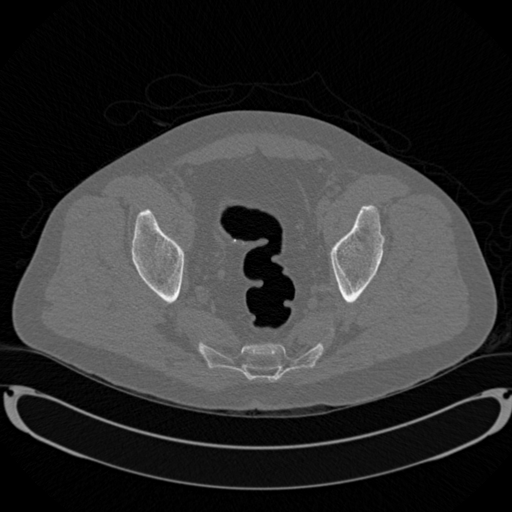
#> input picture opencv_demo/image.png, 512 x 512 px
$ python opencv_example.py image.png   (Python 2 division)   (older library calls are emulated)
#> lines starting #> are read from the running program, lines starting #| are printed output that depends on the picture
### FastDRaW.py
import numpy as np
from scipy.ndimage import distance_transform_edt
from scipy.sparse import csr_matrix, coo_matrix
from scipy.sparse.linalg import cg as cg_solver

from skimage.transform import resize
from skimage.measure import label as find_label
from skimage.morphology import binary_dilation, disk
from skimage.segmentation import random_walker
from skimage.color import rgb2grey
from skimage import img_as_float

from warnings import warn

class FastDRaW():
    """A fast segmentation algorithm based on the random walker algorithm.

    FastDRaW implemented for 2D images as described in [1].
    The algorithm performs in a two-step segmetnation. In the first step, a
    random walker segmentation is performed on a small (down-sampled)
    version of the image to obtain a coarse segmentation contour. In the
    second step, the result is refined by applying a second random walker
    segmentation over a narrow strip around the coarse contour.

    Parameters
    ----------
    image : array_like
        Image to be segmented. If `image` is multi-channel it will
        be converted to gray-level image before segmentation.
    beta : float
        Penalization coefficient for the random walker motion
        (the greater `beta`, the more difficult the diffusion).
    downsampled_size : int, default 100
        The size of the down-sampled image. Should be smaller than the
        size of the original image. Recommended values between 100 and 200.
    tol : float
        tolerance to achieve when solving the linear system, in
        cg' and 'cg_mg' modes.
    return_full_prob : bool, default False
        If True, the probability that a pixel belongs to each of the labels
        will be returned, instead of boolean array.

    See also
    --------
    skimage.segmentation.random_walker: random walker segmentation
        The original random walker algorithm.

    References
    ----------
    [1] H.-E. Gueziri, L. Lakhdar, M. J. McGuffin and C. Laporte,
    "FastDRaW - Fast Delineation by Random Walker: application to large
    images", MICCAI Workshop on Interactive Medical Image Computing (IMIC),
    Athens, Greece, (2016).

    Examples
    --------
    >>> from skimage.data import coins
    >>> import matplotlib.pyplot as plt
    >>> image = coins()
    >>> labels = np.zeros_like(image)
    >>> labels[[129, 199], [155, 155]] = 1 # label some pixels as foreground
    >>> labels[[162, 224], [131, 184]] = 2 # label some pixels as background
    >>> fastdraw = FastDRaW(image, beta=100, downsampled_size=100)
    >>> segm = fastdraw.update(labels)
    >>> plt.imshow(image,'gray')
    >>> plt.imshow(segm, alpha=0.7)
    """

    def __init__(self, image, beta=300, downsampled_size=100,
                 tol=1.e-3, return_full_prob=False):

        assert (beta > 0), 'beta should be positive.'
        self.beta = beta
        self.return_full_prob = return_full_prob
        self.image = rgb2grey(image)
        ## It is important to normalize the data between [0,1] so that beta
        ## makes sens
        self.image = img_as_float(self.image)

        if downsampled_size > min(self.image.shape):
            warn('The size of the downsampled image if larger than the '
                 'original image. The computation time could be affected.')

        ## Compute the graph's Laplacian for both the full resolution `L`
        ## and the down-sampled `ds_L` images
        self.L = self._buildGraph(self.image)
        ratio = float(self.image.shape[0])/self.image.shape[1]
        self.dim = (int(downsampled_size*ratio), downsampled_size)
        self.ds_image = resize(self.image, self.dim, order=0,
                                 preserve_range=True)
        self.ds_L = self._buildGraph(self.ds_image)

        ## Initialize the ROI to zero
        self.ds_maskROI = np.zeros_like(self.ds_image, dtype=np.bool)
        ## `full_to_ds_ratio` is used to convert labels from full resolution
        ## image to down-sampled image
        self.full_to_ds_ratio = (float(self.dim[0])/self.image.shape[0],
                                 float(self.dim[1])/self.image.shape[1])

    def _buildGraph(self, image):
        """Builds the graph: vertices, edges and weights from the `image`
        and returns the graph's Laplacian `L`.
        """
        # Building the graph: vertices, edges and weights
        nsize = reduce(lambda x, y : x*y, image.shape,1)
        vertices = np.arange(nsize).reshape(image.shape)
        edges_right = np.vstack((vertices[:, :-1].ravel(),
                                 vertices[:, 1:].ravel()))
        edges_down = np.vstack((vertices[:-1].ravel(),
                                vertices[1:].ravel()))
        edges = np.hstack((edges_right, edges_down))

        gr_right = np.abs(image[:, :-1] - image[:, 1:]).ravel()
        gr_down = np.abs(image[:-1] - image[1:]).ravel()
        weights = np.exp(-self.beta * np.r_[gr_right, gr_down]**2)+1e-6

        # Compute the graph's Laplacian L
        pixel_nb = edges.max() + 1
        diag = np.arange(pixel_nb)
        i_indices = np.hstack((edges[0], edges[1]))
        j_indices = np.hstack((edges[1], edges[0]))
        data = np.hstack((-weights, -weights))
        lap = coo_matrix((data, (i_indices, j_indices)),
                                shape=(pixel_nb, pixel_nb))
        connect = - np.ravel(lap.sum(axis=1))
        lap = coo_matrix((np.hstack((data, connect)),
                         (np.hstack((i_indices, diag)),
                         np.hstack((j_indices, diag)))),
                         shape=(pixel_nb, pixel_nb))
        L = lap.tocsr()

        return L

    # [202 lines left out: functions _check_parameters, _compute_relevance_map, _coarse_random_walker, _refinement_random_walker, update, not called in this run]


### opencv_demo/opencv_example.py
#!/usr/bin/python
"""
Created on Tue Aug 26

This is an OpenCV-based demo for FastDRaW

Please refer to the README.md file for details

@author: Houssem-Eddine Gueziri

"""

import cv2,os,time,sys
import numpy as np


from skimage import img_as_float
from skimage.color import rgb2grey

from scipy.ndimage import distance_transform_edt,imread
from skimage.transform import resize
from skimage.measure import label as find_label
from skimage.morphology import dilation,disk
from skimage.segmentation import random_walker

from scipy.sparse import csr_matrix,coo_matrix
from scipy.sparse.linalg import cg as cg_solver
from threading import Thread,active_count

sys.path.append(os.path.dirname(os.path.dirname(os.path.abspath(__file__))))
skimage_version=np.float32(np.__version__[:4])
from FastDRaW import FastDRaW


class InteractiveSegmentation():
    """This class handles the window event (mouse and keyboard).

    The constructor runs an endless for loop that waits for keyboard events.
    Keyboard keys are detected with a simple, but long, 'if ... elif ... else'
    condition in the for loop. Mouse events are detected via callback function
    that are implemented as `drawing` method. FastDRaW and random walker
    segmentations are launched in a separated thread using `run_fastDRaW` and
    `run_random_walker` methods, respectively.
    """

    def __init__(self,imageName):
        # initialize variables for mouse interaction
#> called with imageName = 'image.png'
        self.drawingR = False # right click pressed
        self.drawingL = False #left click pressed
        self.brushSize = 3 # size of the drawing
        self.m_saveID = 0 # id to save images
        # counter to enable undo actions
        self.update_cpt = 1
        self.m_cpt = 0
        self.m_index_array = np.array([0, 0])

        # initialize beta parameter for RW
        self.RW_BETA = 300

        # initialize variables for display
        self.img_contour = None # rgb image with contour result
        self.mask_segmentation = None # binary segmentation result

        # pointer to the segmentation method (default FastDRaW)
        self.selectedApproach = self.run_fastDRaW

        # initialize the number of thread running
        self.RUNNING_THREADS = active_count()

        # read the image `self.img` serves as original image and
        # is not modified
        self.img = cv2.imread(imageName, cv2.CV_LOAD_IMAGE_COLOR)
#> self.img is the input picture: shape (512, 512, 3); min 0, max 255, mean 48.1
        # current image to display `self.img_labelled` labels are drawn on
        # this image
        self.img_labelled = self.img.copy()
        # array of labels (int)
        self.markers = np.zeros((self.img.shape[0], self.img.shape[1]))
        # gray-level image to be processed
        self.image = img_as_float(rgb2grey(self.img))

        # display the image and set callback to detect mouse events
        cv2.namedWindow('image')
        cv2.moveWindow('image', 0, 0)
        cv2.setMouseCallback('image', self.drawing, [])
        cv2.imshow('image', self.img)

        # instanciate FastDRaW object:
        #   initialize
        self.fastdraw = FastDRaW(self.image, # gray-level 2D image
                                 beta=self.RW_BETA, # beta to build the graph
                                 downsampled_size=100, # size of coarse image
                                 tol=1.e-3, # tolerence for solving RW equation
                                 return_full_prob=False # if True returns
                                                        # probabilities instead
                                                        # of binary image
                                 )
#> in __init__, `self.ds_image = resize(self.image, self.dim, order=0, preserve_range=T..`:
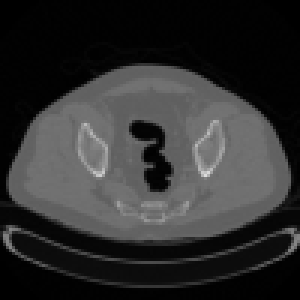
#> self.ds_image: shape (100, 100) float64 (shown 3 times larger); min 0, max 0.863, mean 0.189

        # opencv main loop
        while(1):

            # wait for keyboard press
            k = cv2.waitKey(0) & 0xFF
#> (key q is pressed here)

            if k == ord('q'):
                # if 'q' pressed leave the loop and close windows
                break
            elif k == 82:
                # if up arrow is pressed, increase brush size
                self.brushSize = min(self.brushSize + 1, 10)
                print "brushSize",self.brushSize
            elif k == 84:
                # if down arrow is pressed, decrease brush size
                self.brushSize = max(self.brushSize - 1, 0)
                print "brushSize",self.brushSize


            elif k == ord('r'):
                # sweitch between segmentations
                if self.selectedApproach==self.run_fastDRaW:
                    self.selectedApproach=self.run_random_walker
                else:
                    self.selectedApproach=self.run_fastDRaW

            elif k == ord('l'):
                # save labeled image
                cv2.imwrite("saved" + os.sep + str(self.m_saveID) + ".png",
                            self.img_labelled)
                self.m_saveID = self.m_saveID + 1
                print "Image saved - Label image"

            elif k == ord('c'):
                # save contour image
                if self.img_contour is not None:
                    savedimage = self.img.copy()
                    savedimage[self.img_contour, :]=(0, 255, 255)
                    cv2.imwrite("saved" + os.sep + str(self.m_saveID) + ".png",
                                savedimage)
                    self.m_saveID = self.m_saveID + 1
                    print "Image saved - Contour image"

            elif k == ord('s'):
                # save binary segmentation image
                if self.mask_segmentation is not None:
                    savedimage = np.uint8(self.mask_segmentation * 255)
                    cv2.imwrite("saved" + os.sep + str(self.m_saveID) + ".png",
                                savedimage)
                    self.m_saveID = self.m_saveID + 1
                    print "Image saved - Segmentation result image"

            elif k == ord('z'):
                # if 'z' is pressed, find and delete the last label drown
                # `m_cpt`:
                #   foreground labels are odd
                #   background labels are even
                #   find the largest number in `markers` array and remove
                saveDrawnCont = self.markers == -1
                self.maskOfInterest = None
                if (self.m_cpt > 0):
                    indx = np.where(self.m_index_array[1:, 1] == \
                                    self.markers.max())[0]
                    self.m_index_array = np.delete(self.m_index_array, indx+1,
                                                   axis=0)
                    self.img = cv2.imread(imageName, cv2.CV_LOAD_IMAGE_COLOR)
                    self.markers = np.zeros_like(self.markers)
                    for i in np.unique(self.m_index_array[1:, 1]):
                        indx = np.where(self.m_index_array[:, 1] == i)[0]
                        x,y = np.unravel_index(self.m_index_array[indx, 0],
                                               self.markers.shape)
                        self.markers[x,y] = self.m_index_array[indx, 1]

                        if (i%2) == 1:
                            self.img[x, y] = (0, 0, 255)
                        elif (i%2) == 0:
                            self.img[x, y] = (0, 255, 0)

                    self.markers[saveDrawnCont] = -1
                    self.img[saveDrawnCont] = (0, 255, 255)
                    self.img_labelled = self.img.copy()
                    self.m_cpt = self.m_cpt - 2
                    cv2.imshow('image', self.img)

                elif any(saveDrawnCont):
                    self.markers = np.zeros_like(self.markers)
                    self.img = cv2.imread(imageName, cv2.CV_LOAD_IMAGE_COLOR)
                    self.img_labelled = self.img.copy()
                    cv2.imshow('image', self.img)


        print "out"
        cv2.destroyAllWindows()


    # mouse callback function
    # [190 lines left out: functions drawing, run_fastDRaW, run_random_walker, not called in this run]

"""Here we write the main script to run the application"""

if __name__=="__main__":

    if len(sys.argv) < 2:
        # if no argument is given as image name, e.g.,
        # python opencv_example.py
        imageName = "image.png"
    else:
        # if argument is given as image name, e.g.,
        # python opencv_example.py image.png
        imageName = sys.argv[1]
    # run the application
    InteractiveSegmentation(imageName)
